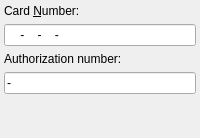
                <widget class="QWidget" name="page_4">
                 <layout class="QVBoxLayout">
                  <property name="margin">
                   <number>4</number>
                  </property>
                  <item>
                   <widget class="QLabel" name="labelCardNumber">
                    <property name="sizePolicy">
                     <sizepolicy hsizetype="MinimumExpanding" vsizetype="Minimum">
                      <horstretch>0</horstretch>
                      <verstretch>0</verstretch>
                     </sizepolicy>
                    </property>
                    <property name="text">
                     <string>Card &amp;Number:</string>
                    </property>
                    <property name="buddy">
                     <cstring>editCardNumber</cstring>
                    </property>
                   </widget>
                  </item>
                  <item>
                   <widget class="QLineEdit" name="editCardNumber">
                    <property name="sizePolicy">
                     <sizepolicy hsizetype="MinimumExpanding" vsizetype="Fixed">
                      <horstretch>0</horstretch>
                      <verstretch>0</verstretch>
                     </sizepolicy>
                    </property>
                    <property name="minimumSize">
                     <size>
                      <width>60</width>
                      <height>0</height>
                     </size>
                    </property>
                    <property name="maximumSize">
                     <size>
                      <width>199</width>
                      <height>16777215</height>
                     </size>
                    </property>
                    <property name="inputMask">
                     <string>0000-0000-0000-0000; </string>
                    </property>
                    <property name="text">
                     <string>---</string>
                    </property>
                    <property name="cursorPosition">
                     <number>19</number>
                    </property>
                   </widget>
                  </item>
                  <item>
                   <widget class="QLabel" name="labelAuthNumber">
                    <property name="text">
                     <string>Authorization number:</string>
                    </property>
                   </widget>
                  </item>
                  <item>
                   <widget class="QLineEdit" name="editCardAuthNumber">
                    <property name="text">
                     <string>-</string>
                    </property>
                   </widget>
                  </item>
                  <item>
                   <spacer name="verticalSpacer">
                    <property name="orientation">
                     <enum>Qt::Vertical</enum>
                    </property>
                    <property name="sizeHint" stdset="0">
                     <size>
                      <width>20</width>
                      <height>40</height>
                     </size>
                    </property>
                   </spacer>
                  </item>
                 </layout>
                </widget>
